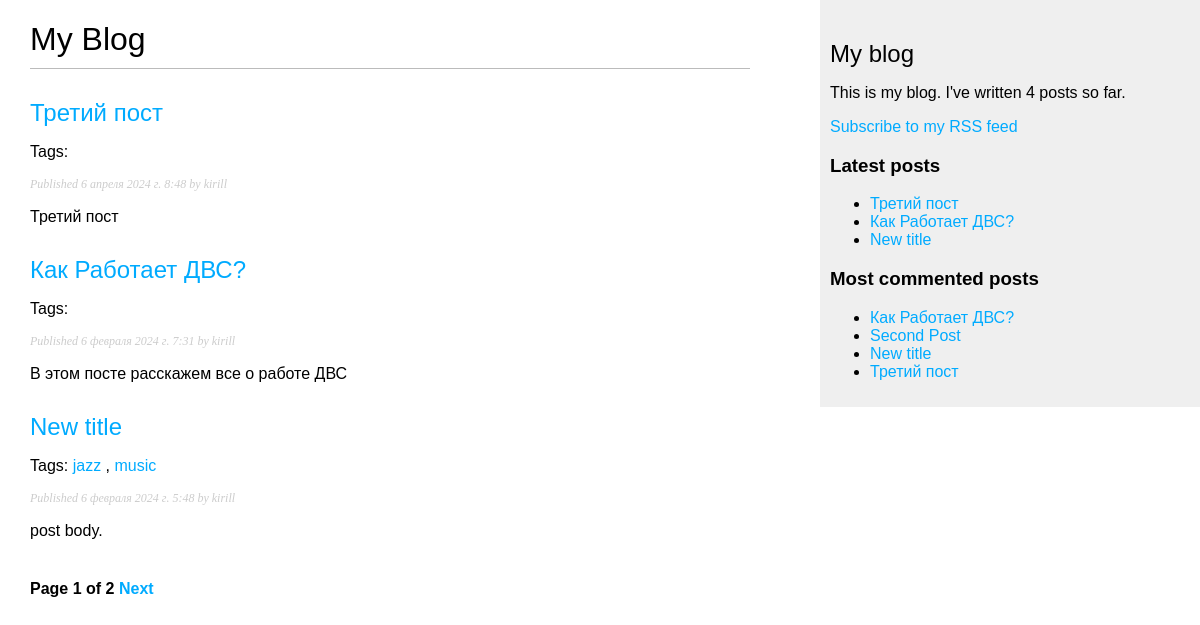
Before: / with the older database file.
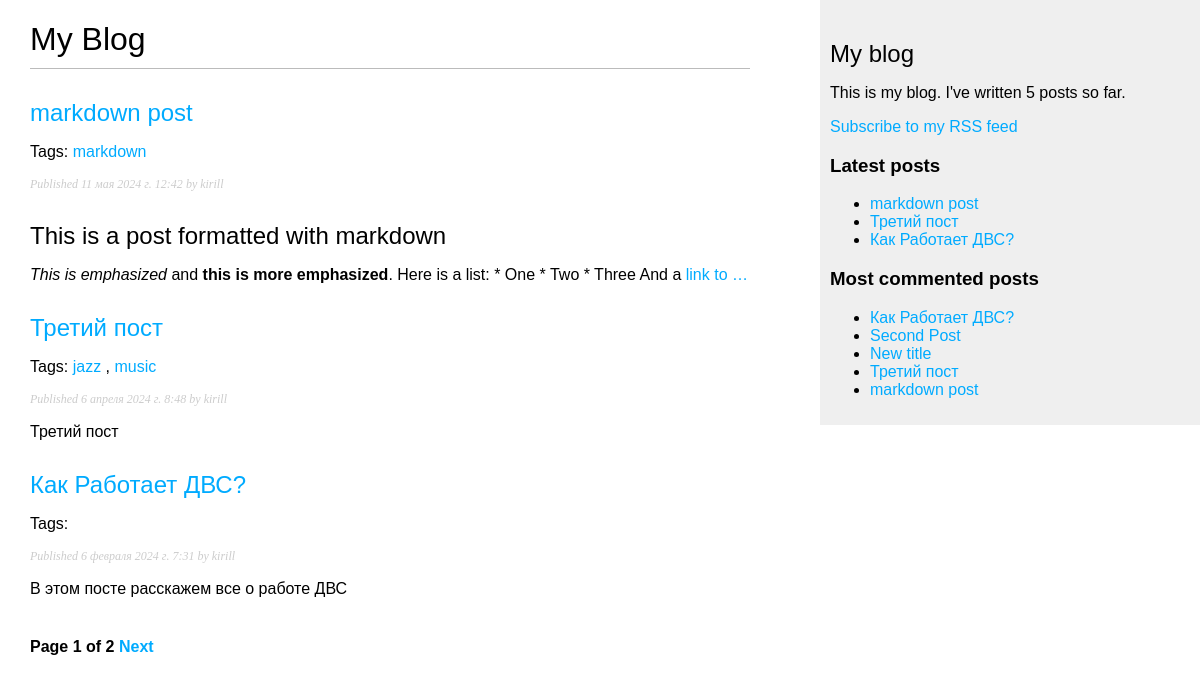
After: the same page with the newer database file.
### blog/models.py (models this page shows, shortened)
class Post(models.Model):
    class Status(models.TextChoices):
        DRAFT = 'DF', 'Draft'
        PUBLISHED = 'PB', 'Published'
    title = models.CharField(max_length=250)
    slug = models.SlugField(max_length=250, unique_for_date='publish')
    author = models.ForeignKey(User, on_delete=models.CASCADE, related_name='blog_post')
    body = models.TextField()
    publish = models.DateTimeField(default=timezone.now)
    created = models.DateTimeField(auto_now_add=True)
    updated = models.DateTimeField(auto_now=True)
    status = models.CharField(max_length=2, choices=Status.choices,default=Status.DRAFT)
    objects = models.Manager()
    published = PublishedManager()
    tags = TaggableManager()
    class Meta:
        ordering = ["-publish"]
        indexes = [
            models.Index(fields=["-publish"])
        ]
    def get_absolute_url(self):
        return reverse("blog:post_detail", args=[self.publish.year,
                                                 self.publish.month,
                                                 self.publish.day,
                                                 self.slug])

### blog/views.py (the view)
# urls.py: path('',views.PostListView.as_view(), name='post_list'),
class PostListView(ListView):
    queryset = Post.published.all()
    context_object_name = 'posts'
    paginate_by = 3
    template_name = 'blog/post/list.html'

### blog/models.py (called while the page is built)
    def get_queryset(self):
        return super().get_queryset()\
                        .filter(status=Post.Status.PUBLISHED)

### blog/templatetags/blog_tags.py (called while the page is built)
@register.simple_tag()
def total_posts():
    return Post.published.count()

@register.inclusion_tag('blog/post/latest_posts.html')
def show_latest_posts(count=5):
    latest_posts = Post.published.order_by('-publish')[:count]
    return {'latest_posts': latest_posts}

@register.simple_tag()
def get_most_commented_posts(count=5):
    return Post.published.annotate(
        total_comments=Count('comments')).order_by('-total_comments')[:count]

@register.filter(name='markdown')
def mark_down(text):
    return mark_safe(markdown.markdown(text))

### blog/templates/blog/post/list.html (shortened to what this page needs)
{% extends "blog/base.html" %}
{% load blog_tags %}
{% block content %}
  <h1>My Blog</h1>
  {% for post in posts %}
    <h2>
      <a href="{{ post.get_absolute_url }}">
        {{ post.title }}
      </a>
    </h2>
    <p class="tags">Tags:
      {% for tag in post.tags.all %}
        <a href="{% url "blog:post_list_by_tag" tag.slug %}">
        {{ tag.name }}
        </a>
      {% if not forloop.last %}, {% endif %}
      {% endfor %}
    </p>
    <p class="date">
      Published {{ post.publish }} by {{ post.author }}
    </p>
    {{ post.body|markdown|truncatewords_html:30 }}
  {% endfor %}
  {% include 'pagination.html' with page=page_obj %}
{% endblock %}

### blog/templates/blog/base.html (shortened to what this page needs)
{% load blog_tags %}
{% load static %}
<!DOCTYPE html>
<html>
<head>
  <link href="{% static "css/blog.css" %}" rel="stylesheet">
</head>
<body>
  <div id="content">
    {% block content %}
    {% endblock %}
  </div>
  <div id="sidebar">
    <h2>My blog</h2>
    <p>This is my blog.
    I've written {% total_posts %} posts so far.
    </p>
    <p>
      <a href="{% url "blog:post_feed" %}">
        Subscribe to my RSS feed
      </a>
    </p>
    <h3>Latest posts</h3>
    {% show_latest_posts 3 %}
    <h3>Most commented posts</h3>
{% get_most_commented_posts as most_commented_posts %}
<ul>
{% for post in most_commented_posts %}
<li>
<a href="{{ post.get_absolute_url }}">{{ post.title }}</a>
</li>
{% endfor %}
</ul>
  </div>
</body>
</html>

### blog/templates/pagination.html (shortened to what this page needs)
<div class="pagination">
    <span class="step-links">
        <span class="current">
            Page {{ page.number }} of {{ page.paginator.num_pages }}
        </span>
        {% if page.has_next %}
            <a href="?page={{ page.next_page_number }}">Next</a>
        {% endif %}
    </span>
</div>

### blog/templates/blog/post/latest_posts.html
<ul>
{% for post in latest_posts %}
<li>
<a href="{{ post.get_absolute_url }}">{{ post.title }}</a>
</li>
{% endfor %}
</ul>

### blog/static/css/blog.css (style rules this page uses)
body { margin:0; padding:0; font-family:helvetica, sans-serif; }
a { color:#00abff; text-decoration:none; }
h1 { font-weight:normal; border-bottom:1px solid #bbb; padding:0 0 10px 0; }
h2 { font-weight:normal; margin:30px 0 0; }
#content { float:left; width:60%; padding:0 0 0 30px; }
#sidebar { float:right; width:30%; padding:10px; background:#efefef; height:100%; }
p.date { color:#ccc; font-family: georgia, serif; font-size: 12px; font-style: italic; }
.pagination { margin:40px 0; font-weight:bold; }

Changed rows visible on the page:
no longer on one of the page's lists (row unchanged): Post: title "New title", publish "6 февраля 2024 г. 5:48", author "kirill", body "post body."
added Post: title "markdown post", publish "11 мая 2024 г. 12:42", author "kirill", body "This is a post formatted with markdown This is emphasized and this is more emphasized . Here is a list: * One * Two * Three And a link to …"
added Tag: name "markdown", shown under "markdown post"
changed Post "Третий пост": gains Tag (name "jazz"); gains Tag (name "music")
computed for Post "New title": loses Tag (name "jazz"); loses Tag (name "music")
Other visible differences:
text no longer shown: "4"
text now shown: "5"
